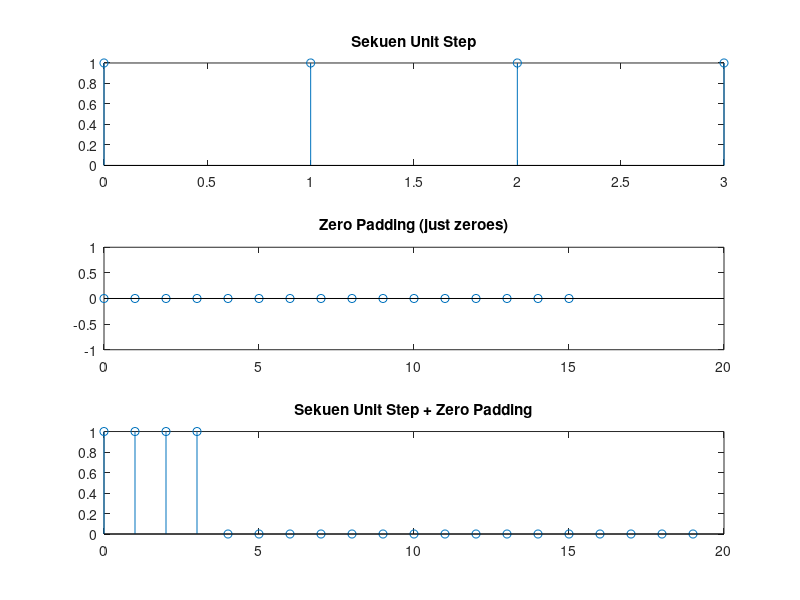
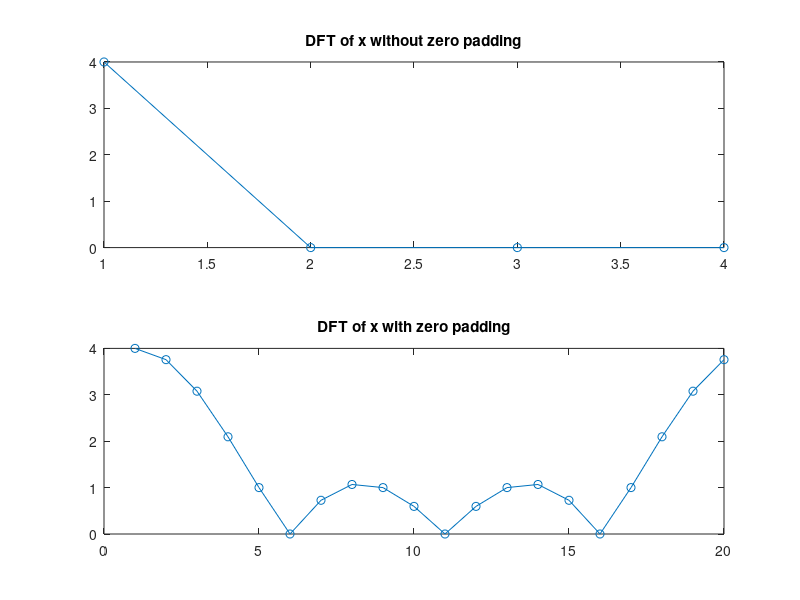

Source code (MATLAB) for these figures, in order:
clear all;clc

N = 4;
zp = 16;
x = ones(1, N);
y = zeros(1, zp);
z = [x, y]
n = 0:length(z)-1;
figure(1)
subplot(3,1,1)
stem(0:N-1, x);
title('Sekuen Unit Step')
subplot(3,1,2)
stem(0:zp-1, y);
title('Zero Padding (just zeroes)')
subplot(3,1,3)
stem(n, z);
title('Sekuen Unit Step + Zero Padding')

xdft= fft(x)
u = fft(z)
figure(2)
subplot(2,1,1);
plot(abs(xdft), '-o')
title('DFT of x without zero padding')
subplot(2,1,2);
plot(abs(u), '-o')
title('DFT of x with zero padding')
